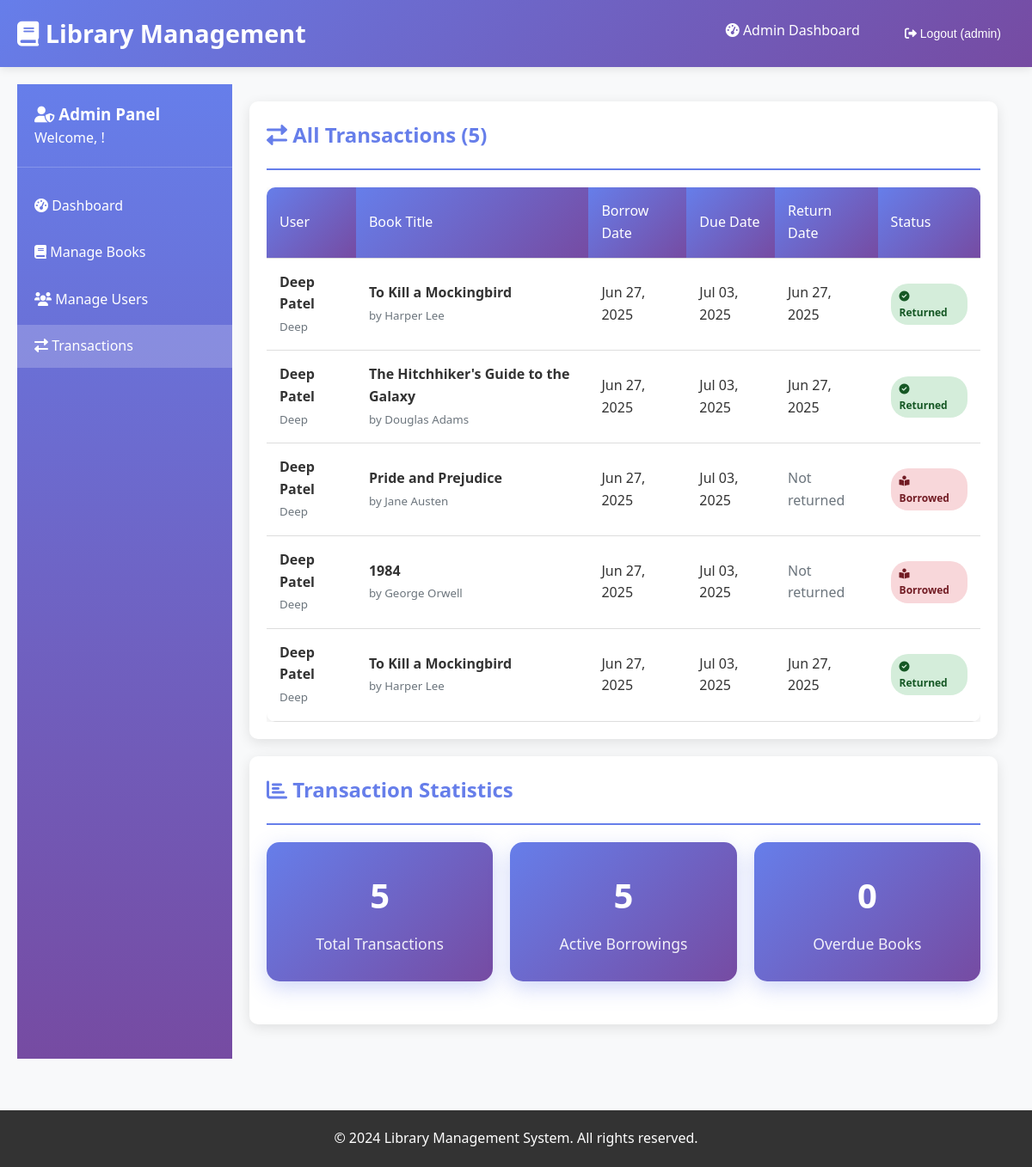
Page /library-admin/transactions/ (signed in) on the committed database.
### users/models.py (models this page shows, shortened)
class Transaction(models.Model):
    STATUS_CHOICES = [
        ('borrowed', 'Borrowed'),
        ('returned', 'Returned'),
        ('overdue', 'Overdue'),
    ]
    user = models.ForeignKey(User, on_delete=models.CASCADE)
    book = models.ForeignKey(Book, on_delete=models.CASCADE)
    book_title = models.CharField(max_length=200)
    borrow_date = models.DateTimeField(default=timezone.now)
    return_date = models.DateTimeField(null=True, blank=True)
    due_date = models.DateTimeField()
    transaction_status = models.CharField(max_length=10, choices=STATUS_CHOICES, default='borrowed')

class Book(models.Model):
    book_title = models.CharField(max_length=200)
    book_author = models.CharField(max_length=100)
    category = models.CharField(max_length=50)
    book_copies = models.IntegerField(default=1)
    publication_year = models.IntegerField()
    publication_name = models.CharField(max_length=100)
    book_isbn = models.CharField(max_length=13, unique=True)
    date_added = models.DateTimeField(default=timezone.now)
    availability_status = models.BooleanField(default=True)

### library_admin/views.py (the view)
# urls.py: path('transactions/', views.manage_transactions_view, name='manage_transactions'),
@login_required
@user_passes_test(is_admin)
def manage_transactions_view(request):
    transactions = Transaction.objects.all().order_by('-borrow_date')
    return render(request, 'library_admin/manage_transactions.html', {
        'transactions': transactions,
        'today': timezone.now().date()
    })

### library_admin/views.py (called while the page is built)
def is_admin(user):
    return user.is_staff or user.is_superuser

### templates/library_admin/manage_transactions.html (shortened to what this page needs)
{% extends 'base.html' %}
{% block content %}
<div class="admin-layout">
    <div class="sidebar">
        <div class="sidebar-header">
            <h3><i class="fas fa-user-shield"></i> Admin Panel</h3>
            <p>Welcome, {{ user.first_name }}!</p>
        </div>
        <ul class="sidebar-nav">
            <li><a href="{% url 'library_admin:admin_dashboard' %}">
                <i class="fas fa-tachometer-alt"></i> Dashboard
            </a></li>
            <li><a href="{% url 'library_admin:manage_books' %}">
                <i class="fas fa-book"></i> Manage Books
            </a></li>
            <li><a href="{% url 'library_admin:manage_users' %}">
                <i class="fas fa-users"></i> Manage Users
            </a></li>
            <li><a href="{% url 'library_admin:manage_transactions' %}" class="active">
                <i class="fas fa-exchange-alt"></i> Transactions
            </a></li>
        </ul>
    </div>
    <div class="admin-content">
        <div class="card">
            <div class="card-header">
                <h2 class="card-title">
                    <i class="fas fa-exchange-alt"></i> All Transactions ({{ transactions|length }})
                </h2>
            </div>
            {% if transactions %}
                <div style="overflow-x: auto;">
                    <table class="table">
                        <thead>
                            <tr>
                                <th>User</th>
                                <th>Book Title</th>
                                <th>Borrow Date</th>
                                <th>Due Date</th>
                                <th>Return Date</th>
                                <th>Status</th>
                            </tr>
                        </thead>
                        <tbody>
                            {% for transaction in transactions %}
                            <tr>
                                <td>
                                    <strong>{{ transaction.user.first_name }} {{ transaction.user.last_name }}</strong><br>
                                    <small style="color: #6c757d;">{{ transaction.user.username }}</small>
                                </td>
                                <td>
                                    <strong>{{ transaction.book_title }}</strong><br>
                                    <small style="color: #6c757d;">by {{ transaction.book.book_author }}</small>
                                </td>
                                <td>{{ transaction.borrow_date|date:"M d, Y" }}</td>
                                <td>{{ transaction.due_date|date:"M d, Y" }}</td>
                                <td>
                                    {% if transaction.return_date %}
                                        {{ transaction.return_date|date:"M d, Y" }}
                                    {% else %}
                                        <span style="color: #6c757d;">Not returned</span>
                                    {% endif %}
                                </td>
                                <td>
                                    <span class="book-status
                                        {% if transaction.transaction_status == 'borrowed' %}status-borrowed
                                        {% elif transaction.transaction_status == 'returned' %}status-available
                                        {% else %}status-borrowed
                                        {% endif %}">
                                        {% if transaction.transaction_status == 'borrowed' %}
                                            <i class="fas fa-book-reader"></i> Borrowed
                                        {% elif transaction.transaction_status == 'returned' %}
                                            <i class="fas fa-check-circle"></i> Returned
                                        {% else %}
                                            {{ transaction.get_transaction_status_display }}
                                        {% endif %}
                                    </span>
                                </td>
                            </tr>
                            {% endfor %}
                        </tbody>
                    </table>
                </div>
            {% endif %}
        </div>
        {% if transactions %}
        <div class="card">
            <div class="card-header">
                <h3 class="card-title">
                    <i class="fas fa-chart-bar"></i> Transaction Statistics
                </h3>
            </div>
            <div class="stats-container">
                <div class="stat-card">
                    <div class="stat-number">{{ transactions|length }}</div>
                    <div class="stat-label">Total Transactions</div>
                </div>
                <div class="stat-card">
                    <div class="stat-number">
                        {% with borrowed=transactions|length %}{{ borrowed }}{% endwith %}
                    </div>
                    <div class="stat-label">Active Borrowings</div>
                </div>
                <div class="stat-card">
                    <div class="stat-number">0</div>
                    <div class="stat-label">Overdue Books</div>
                </div>
            </div>
        </div>
        {% endif %}
    </div>
</div>
{% endblock %}

### templates/base.html (shortened to what this page needs)
<!DOCTYPE html>
<html lang="en">
<head>
    {% load static %}
    <link rel="stylesheet" href="{% static 'css/main.css' %}">
    <link rel="stylesheet" href="https://cdnjs.cloudflare.com/ajax/libs/font-awesome/6.0.0/css/all.min.css">
</head>
<body>
    <nav class="navbar">
        <div class="container">
            <a href="{% url 'home' %}" class="navbar-brand">
                <i class="fas fa-book"></i> Library Management
            </a>
            <ul class="navbar-nav">
                {% if user.is_authenticated %}
                    {% if user.is_staff %}
                        <li><a href="{% url 'library_admin:admin_dashboard' %}">
                            <i class="fas fa-tachometer-alt"></i> Admin Dashboard
                        </a></li>
                <li>
                    <form method="post" action="{% url 'users:logout' %}">
                            <button type="submit" style="background: none; border: none; color: white; cursor: pointer; font-size: 14px; padding: 8px 16px; border-radius: 5px; transition: background-color 0.3s;">
                                <i class="fas fa-sign-out-alt"></i> Logout ({{ user.username }})
                            </button>
                    </form>
                </li>
                    {% endif %}
                {% endif %}
            </ul>
        </div>
    </nav>
    <main class="main-content">
        {% block content %}
        {% endblock %}
    </main>
    <footer class="footer">
        <p>&copy; 2024 Library Management System. All rights reserved.</p>
    </footer>
</body>
</html>

### static/css/main.css (style rules this page uses)
* { margin: 0; padding: 0; box-sizing: border-box; }
body { font-family: 'Segoe UI', Tahoma, Geneva, Verdana, sans-serif; background-color: #f8f9fa; color: #333; line-height: 1.6; }
.navbar { background: linear-gradient(135deg, #667eea 0%, #764ba2 100%); padding: 1rem 0; box-shadow: 0 2px 10px rgba(0,0,0,0.1); }
.navbar .container { max-width: 1200px; margin: 0 auto; display: flex; justify-content: space-between; align-items: center; padding: 0 20px; }
.navbar-brand { color: white; font-size: 1.8rem; font-weight: bold; text-decoration: none; }
.navbar-nav { display: flex; list-style: none; gap: 20px; }
.navbar-nav a { color: white; text-decoration: none; padding: 8px 16px; border-radius: 5px; transition: background-color 0.3s; }
.main-content { max-width: 1200px; margin: 0 auto; padding: 20px; min-height: calc(100vh - 160px); }
.card { background: white; border-radius: 10px; box-shadow: 0 4px 15px rgba(0,0,0,0.1); padding: 20px; margin-bottom: 20px; transition: transform 0.3s; }
.card-header { border-bottom: 2px solid #667eea; padding-bottom: 10px; margin-bottom: 20px; }
.card-title { color: #667eea; font-size: 1.5rem; margin-bottom: 10px; }
.table { width: 100%; border-collapse: collapse; background: white; border-radius: 10px; overflow: hidden; box-shadow: 0 4px 15px rgba(0,0,0,0.1); }
.table th, .table td { padding: 15px; text-align: left; border-bottom: 1px solid #ddd; }
.table th { background: linear-gradient(135deg, #667eea 0%, #764ba2 100%); color: white; font-weight: 500; }
.stats-container { display: grid; grid-template-columns: repeat(auto-fit, minmax(250px, 1fr)); gap: 20px; margin-bottom: 30px; }
.stat-card { background: linear-gradient(135deg, #667eea 0%, #764ba2 100%); color: white; padding: 30px; border-radius: 15px; text-align: center; box-shadow: 0 8px 25px rgba(102, 126, 234, 0.3); }
.stat-number { font-size: 2.5rem; font-weight: bold; margin-bottom: 10px; }
.stat-label { font-size: 1.1rem; opacity: 0.9; }
.book-status { display: inline-block; padding: 5px 10px; border-radius: 20px; font-size: 12px; font-weight: bold; }
.status-available { background: #d4edda; color: #155724; }
.status-borrowed { background: #f8d7da; color: #721c24; }
.footer { background: #333; color: white; text-align: center; padding: 20px 0; margin-top: 40px; }
.admin-layout { display: flex; min-height: 100vh; }
.sidebar { width: 250px; background: linear-gradient(180deg, #667eea 0%, #764ba2 100%); color: white; padding: 20px 0; }
.sidebar-header { padding: 0 20px 20px; border-bottom: 1px solid rgba(255,255,255,0.2); margin-bottom: 20px; }
.sidebar-nav { list-style: none; }
.sidebar-nav li { margin-bottom: 5px; }
.sidebar-nav a { display: block; padding: 12px 20px; color: white; text-decoration: none; transition: background-color 0.3s; }
.sidebar-nav a:hover, .sidebar-nav a.active { background-color: rgba(255,255,255,0.2); }
.admin-content { flex: 1; padding: 20px; background-color: #f8f9fa; }

### rows in the picture
Transaction: transaction_status "returned" (drawn)
Transaction: transaction_status "returned" (drawn)
Transaction: shows "Not returned", transaction_status "borrowed" (drawn)
Transaction: shows "Not returned", transaction_status "borrowed" (drawn)
Transaction: transaction_status "returned" (drawn)

### other values in the picture
{{ user.username }} "admin"
{{ transactions|length }} "5"
{{ borrowed }} "5"
